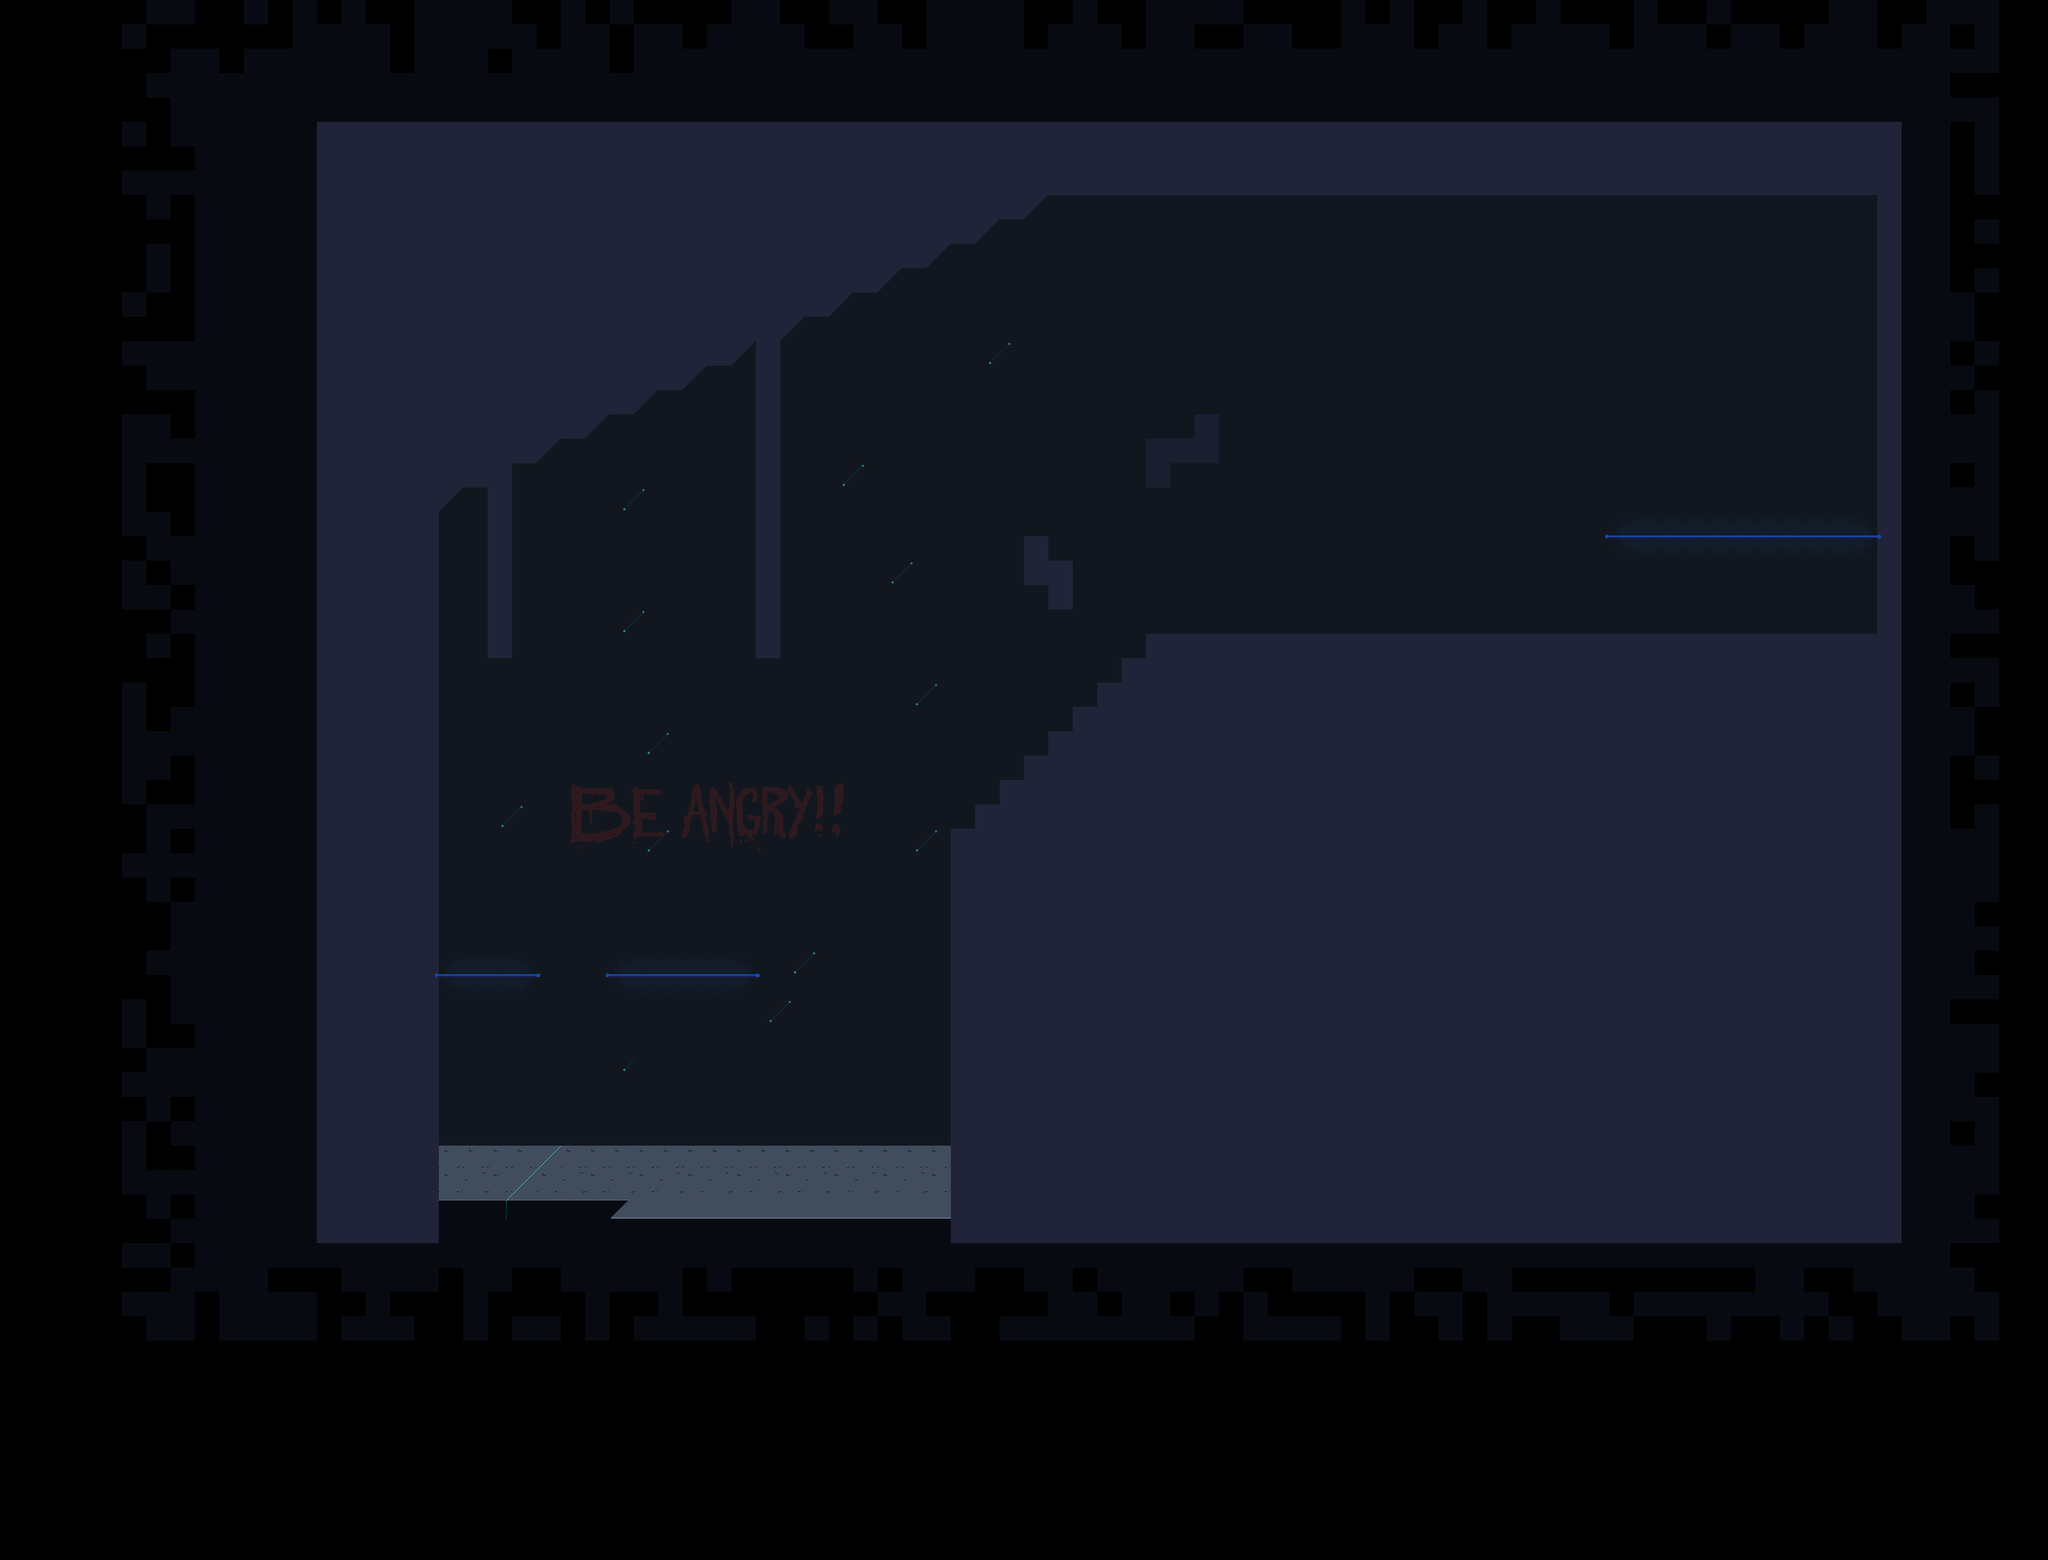

A level layout from a 2D game, rendered from its tile map. Below: a short description, then the map file with tile-grid data replaced by summaries:
An orthogonal 84x64 tile map with 32x32 px tiles, 3 tile layers (background, floating_platforms, texts), 7 tilesets and 50 objects (29x death, 11x trigger, 3x platform, player1Entity, me.LevelEntity, ...).

<map version="1.0" tiledversion="1.1.0" orientation="orthogonal" renderorder="right-down" width="84" height="64" tilewidth="32" tileheight="32" infinite="0" backgroundcolor="#000000" nextobjectid="133">
 <tileset firstgid="1" source="tile_floor_walls.tsx" />
 <tileset firstgid="37" source="wall_blue01.tsx" />
 <tileset firstgid="67" source="bulbs.tsx" />
 <tileset firstgid="73" source="beangry.tsx" />
 <tileset firstgid="109" source="getout.tsx" />
 <tileset firstgid="173" source="dontfinish.tsx" />
 <tileset firstgid="237" source="floating_platform.tsx" />
 <layer name="background" width="84" height="64">
  <data>[5376 cells, 3946 non-empty, 14 distinct tile ids]</data>
 </layer>
 <layer name="floating_platforms" width="84" height="64">
  <data>[5376 cells, 54 non-empty, 10 distinct tile ids]</data>
 </layer>
 <layer name="texts" width="84" height="64">
  <data>[5376 cells, 36 non-empty, 36 distinct tile ids]</data>
 </layer>
 <objectgroup name="player">
  <object id="3" name="player1Entity" x="640" y="1408" width="64" height="128">
   <properties>
    <property name="anchorPoint" value="json:{&quot;x&quot;:0.5,&quot;y&quot;:0}" />
    <property name="frameWidth" type="int" value="64" />
    <property name="image" value="pink_man_walk" />
   </properties>
  </object>
 </objectgroup>
 <objectgroup name="collision">
  <object id="1" name="me.LevelEntity" x="2368" y="416" width="64" height="160">
   <properties>
    <property name="image" value="teleport" />
    <property name="to" value="last_room" />
   </properties>
  </object>
  <object id="7" type="boundaries" x="576" y="1536">
   <polyline points="0,0 0,-864 832,-1280 1888,-1280 1888,-704 960,-704 672,-416 672,0 0,0" />
  </object>
  <object id="67" type="platform" x="800" y="1280">
   <polyline points="0,0 192,0" />
  </object>
  <object id="68" type="platform" x="576" y="1280">
   <polyline points="0,0 128,0" />
  </object>
  <object id="71" x="640" y="608" width="32" height="256" />
  <object id="75" x="992" y="448" width="32" height="384" />
  <object id="101" type="platform" x="2112" y="704">
   <polyline points="0,0 352,0" />
  </object>
  <object id="105" x="576" y="672">
   <polyline points="0,0 832,-416" />
  </object>
 </objectgroup>
 <objectgroup color="#de00ff" name="trigger" visible="0">
  <object id="10" name="triggerEntity" type="trigger" x="576" y="1536" width="672" height="32">
   <properties>
    <property name="eventData" value="json:{&quot;groundObstacleId&quot;: 1, &quot;timeout&quot;: 1000}" />
    <property name="eventName" value="groundObstacle" />
   </properties>
  </object>
  <object id="63" name="triggerEntity" type="trigger" x="576" y="1280" width="128" height="32">
   <properties>
    <property name="eventData" value="json:{&quot;groundObstacleId&quot;: 2, &quot;timeout&quot;: 1000}" />
    <property name="eventName" value="groundObstacle" />
   </properties>
  </object>
  <object id="64" name="triggerEntity" type="trigger" x="800" y="1280" width="192" height="32">
   <properties>
    <property name="eventData" value="json:{&quot;groundObstacleId&quot;: 3, &quot;timeout&quot;: 1000}" />
    <property name="eventName" value="groundObstacle" />
   </properties>
  </object>
  <object id="73" name="triggerEntity" type="trigger" x="608" y="832" width="128" height="128">
   <properties>
    <property name="eventData" value="json:{&quot;groundObstacleId&quot;: 4}" />
    <property name="eventName" value="groundObstacle" />
   </properties>
  </object>
  <object id="76" name="triggerEntity" type="trigger" x="928" y="832" width="128" height="128">
   <properties>
    <property name="eventData" value="json:{&quot;groundObstacleId&quot;: 5}" />
    <property name="eventName" value="groundObstacle" />
   </properties>
  </object>
  <object id="81" name="triggerEntity" type="trigger" x="1280" y="608" width="128" height="128">
   <properties>
    <property name="eventData" value="json:{&quot;groundObstacleId&quot;: 6}" />
    <property name="eventName" value="groundObstacle" />
   </properties>
  </object>
  <object id="83" name="triggerEntity" type="trigger" x="1504" y="448" width="128" height="128">
   <properties>
    <property name="eventData" value="json:{&quot;groundObstacleId&quot;: 7}" />
    <property name="eventName" value="groundObstacle" />
   </properties>
  </object>
  <object id="90" name="triggerEntity" type="trigger" x="1632" y="256" width="64" height="576">
   <properties>
    <property name="eventData" value="json:{&quot;groundObstacleId&quot;: 8}" />
    <property name="eventName" value="groundObstacle" />
   </properties>
  </object>
  <object id="94" name="triggerEntity" type="trigger" x="1728" y="224" width="160" height="160">
   <properties>
    <property name="eventData" value="json:{&quot;groundObstacleId&quot;: 9}" />
    <property name="eventName" value="groundObstacle" />
   </properties>
  </object>
  <object id="96" name="triggerEntity" type="trigger" x="2112" y="704" width="352" height="32">
   <properties>
    <property name="eventData" value="json:{&quot;groundObstacleId&quot;: 10, &quot;timeout&quot;: 1000}" />
    <property name="eventName" value="groundObstacle" />
   </properties>
  </object>
  <object id="104" name="triggerEntity" type="trigger" x="2080" y="288" width="128" height="128">
   <properties>
    <property name="eventData" value="json:{&quot;groundObstacleId&quot;: 11}" />
    <property name="eventName" value="groundObstacle" />
   </properties>
  </object>
 </objectgroup>
 <objectgroup color="#ff0009" name="ground_obstacles_bottom">
  <object id="31" name="groundObstacleEntity" type="death" x="576" y="1472" width="64" height="64">
   <properties>
    <property name="groundObstacleId" value="1" />
    <property name="image" value="ground_obstacle" />
   </properties>
  </object>
  <object id="41" name="groundObstacleEntity" type="death" x="640" y="1472" width="64" height="64">
   <properties>
    <property name="groundObstacleId" value="1" />
    <property name="image" value="ground_obstacle" />
   </properties>
  </object>
  <object id="42" name="groundObstacleEntity" type="death" x="704" y="1472" width="64" height="64">
   <properties>
    <property name="groundObstacleId" value="1" />
    <property name="image" value="ground_obstacle" />
   </properties>
  </object>
  <object id="43" name="groundObstacleEntity" type="death" x="768" y="1472" width="64" height="64">
   <properties>
    <property name="groundObstacleId" value="1" />
    <property name="image" value="ground_obstacle" />
   </properties>
  </object>
  <object id="44" name="groundObstacleEntity" type="death" x="832" y="1472" width="64" height="64">
   <properties>
    <property name="groundObstacleId" value="1" />
    <property name="image" value="ground_obstacle" />
   </properties>
  </object>
  <object id="45" name="groundObstacleEntity" type="death" x="896" y="1472" width="64" height="64">
   <properties>
    <property name="groundObstacleId" value="1" />
    <property name="image" value="ground_obstacle" />
   </properties>
  </object>
  <object id="46" name="groundObstacleEntity" type="death" x="960" y="1472" width="64" height="64">
   <properties>
    <property name="groundObstacleId" value="1" />
    <property name="image" value="ground_obstacle" />
   </properties>
  </object>
  <object id="47" name="groundObstacleEntity" type="death" x="1024" y="1472" width="64" height="64">
   <properties>
    <property name="groundObstacleId" value="1" />
    <property name="image" value="ground_obstacle" />
   </properties>
  </object>
  </objectgroup>
 <objectgroup color="#ff0006" name="ground_obstacles_floating">
  <!-- 19 objects omitted --></objectgroup>
 <objectgroup color="#ff5d6a" name="laser_obstacles">
  <!-- 3 objects omitted --></objectgroup>
</map>
<!-- 22 of 50 objects omitted -->
